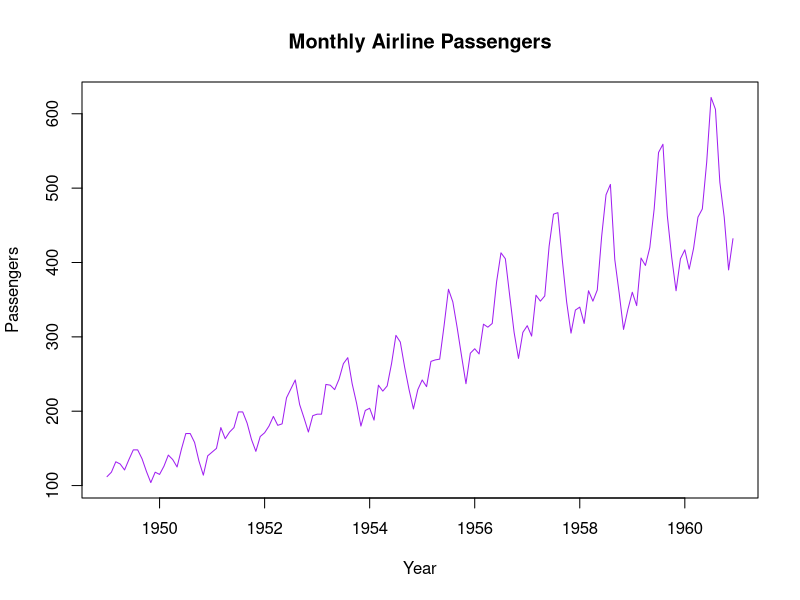
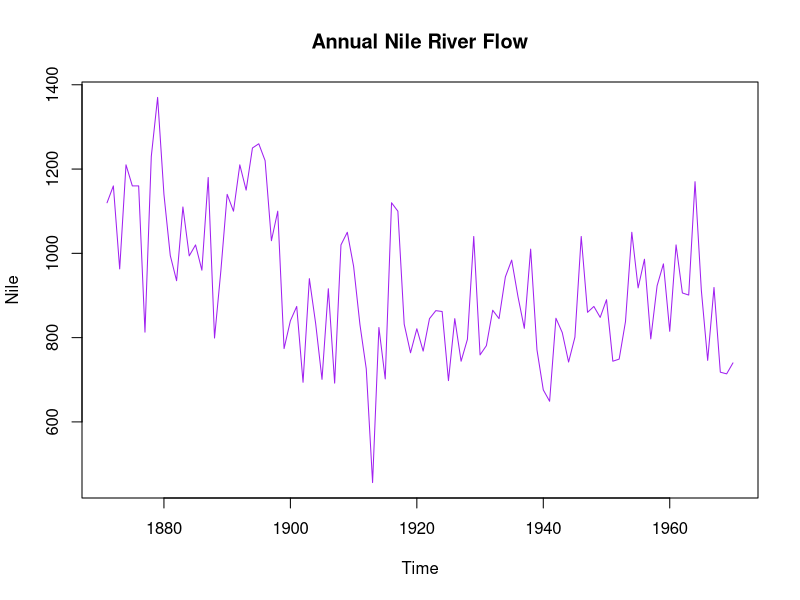
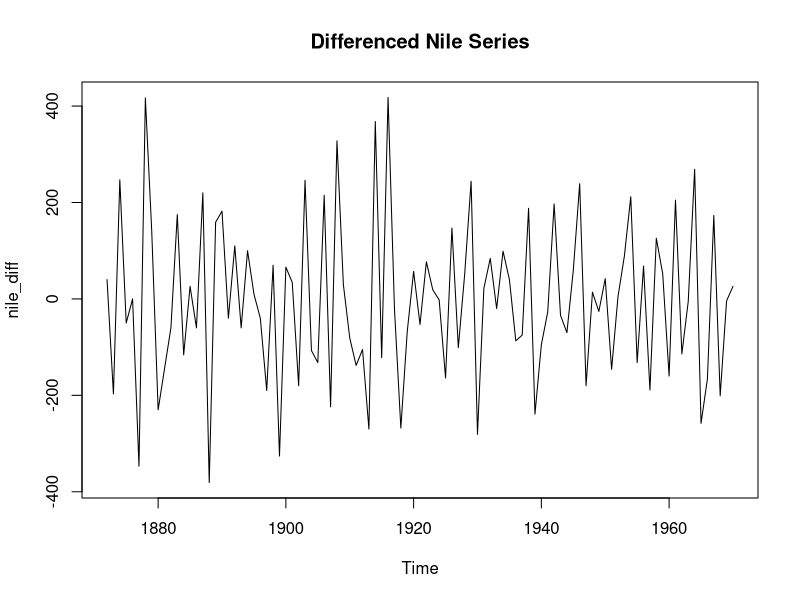
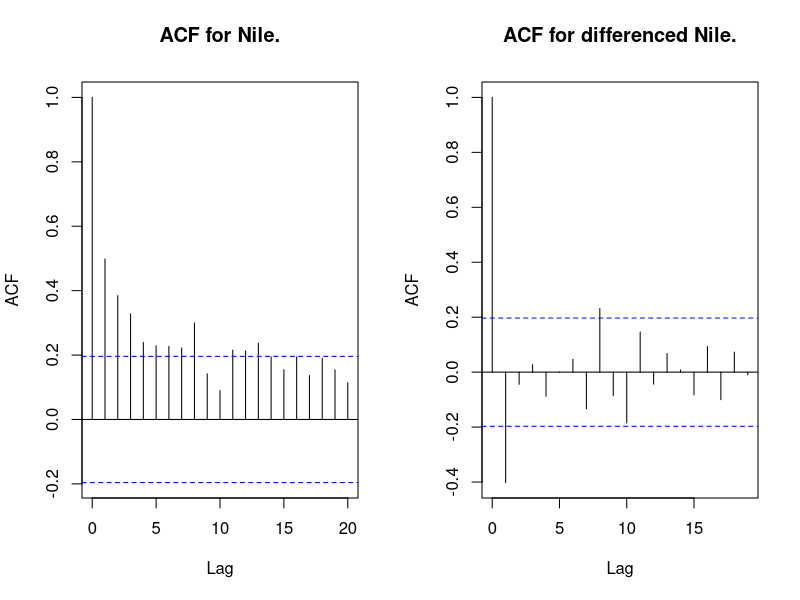
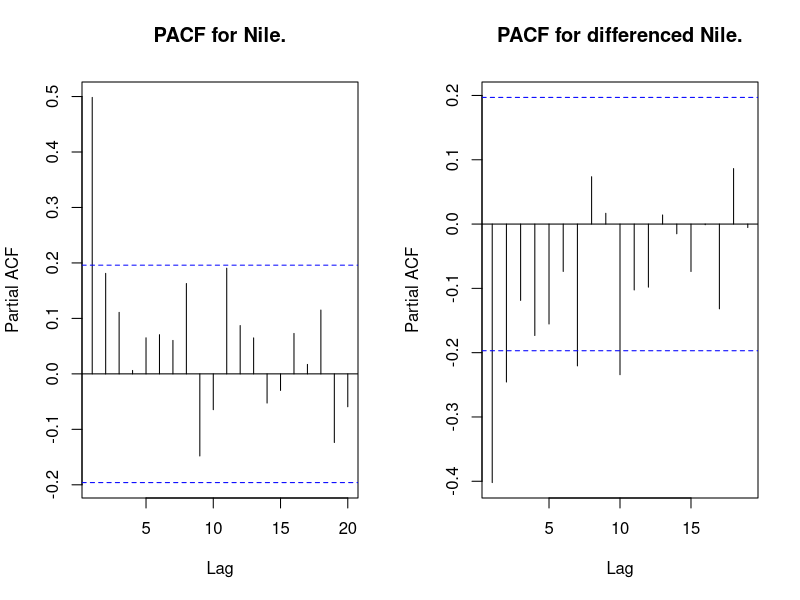
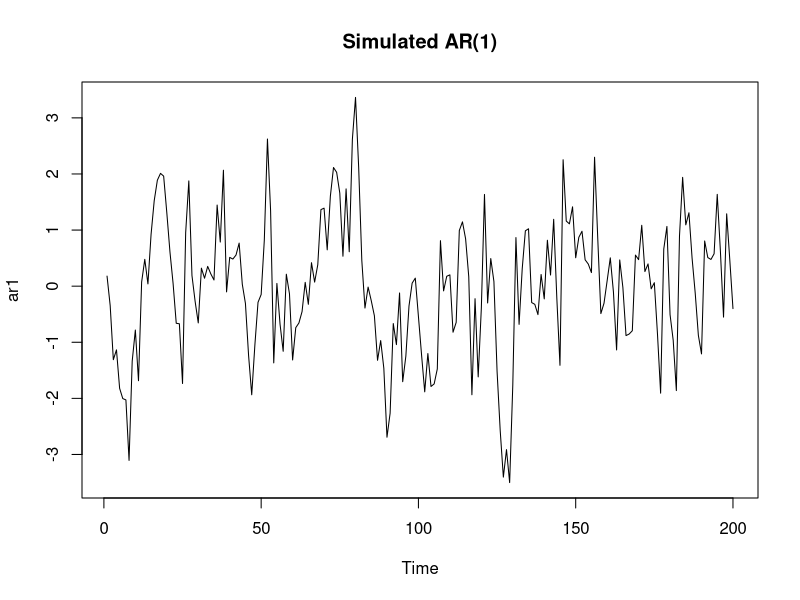
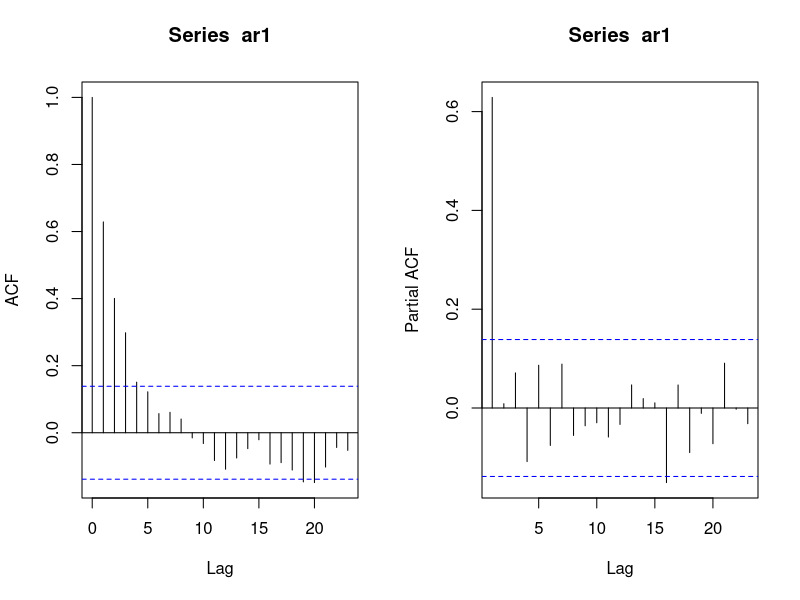
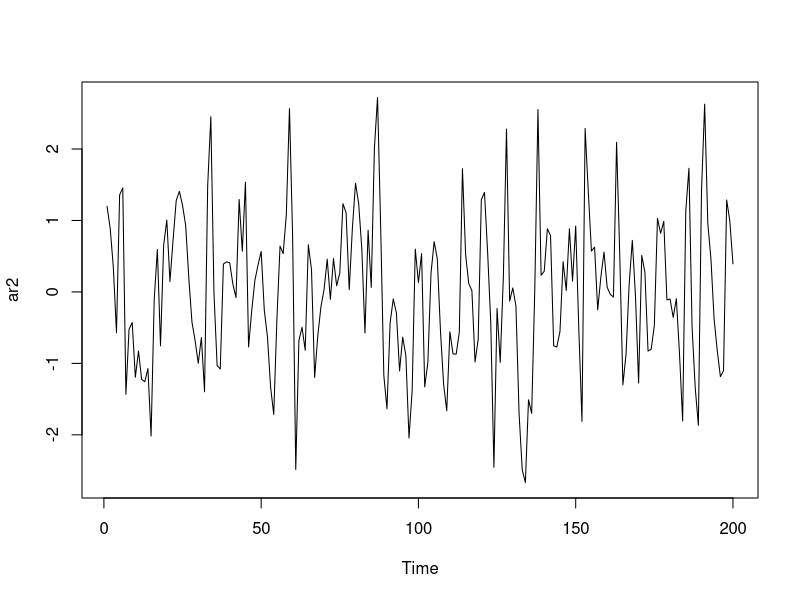

Write the R code that produced these figures, in order.
## ---- chunk 1
#| echo: false
#| warning: false
#| message: false


# load required libraries:
library(forecast)
library(tseries)
## ---- chunk 2
plot(AirPassengers,
     main = "Monthly Airline Passengers",
     ylab = "Passengers",
     xlab = "Year",
     col = "purple")
## ---- chunk 3
plot(Nile,
     main = "Annual Nile River Flow",
     col = "purple")
## ---- chunk 4
adf.test(Nile)
## ---- chunk 5
nile_diff <- diff(Nile)

plot(nile_diff,
     main = "Differenced Nile Series")

adf.test(nile_diff)
## ---- chunk 6
par(mfrow = c(1, 2))
acf1 <- acf(Nile, main = "ACF for Nile.")
acf2 <- acf(nile_diff, main = "ACF for differenced Nile.")
par(mfrow = c(1,1))
## ---- chunk 7
par(mfrow = c(1, 2))
pacf1 <- pacf(Nile, main = "PACF for Nile.")
pacf2 <- pacf(nile_diff, main = "PACF for differenced Nile.")
par(mfrow = c(1,1))
## ---- chunk 8
set.seed(123)

# Simulate a Time Series from an AR(1) model
# ar1 is a single realisation from an AR(1) process
ar1 <- arima.sim(
  model = list(ar = 0.7),
  n = 200
)

plot(ar1, main = "Simulated AR(1)")

#lag1 <- lag(ar1, k = 1)

# Plotting the lags for the ar 1 
#points(lag1, col = "red")
## ---- chunk 9
par(mfrow = c(1, 2))
acf(ar1)
pacf(ar1)
par(mfrow = c(1,1))
## ---- chunk 10
ar1_fit <- arima(ar1,
                 order = c(1, 0, 0))

ar1_fit
## ---- chunk 11
set.seed(123)

ar2 <- arima.sim(
  model = list(ar = c(0.6, -0.25)),
  n = 200
)

plot(ar2)
## ---- chunk 12
par(mfrow = c(1, 2))
acf(ar2)
pacf(ar2)
par(mfrow = c(1, 1))
## ---- chunk 13
ar2_fit <- arima(ar2,
                 order = c(2, 0, 0))

ar2_fit
## ---- chunk 14
set.seed(123)

ma1 <- arima.sim(
  model = list(ma = 0.7),
  n = 200
)

plot(ma1)
## ---- chunk 15
par(mfrow = c(1, 2))
acf(ma1)
pacf(ma1)
par(mfrow = c(1, 1))
## ---- chunk 16
ma1_fit <- arima(ma1,
                 order = c(0, 0, 1))

ma1_fit
## ---- chunk 17
set.seed(123)

arma11 <- arima.sim(
  model = list(
    ar = 0.6,
    ma = 0.4
  ),
  n = 200
)

plot(arma11)
## ---- chunk 18
par(mfrow = c(1, 2))
acf(arma11)
pacf(arma11)
par(mfrow = c(1, 1))
## ---- chunk 19
arma_fit <- arima(
  arma11,
  order = c(1, 0, 1)
)

arma_fit
## ---- chunk 20
nile_diff <- diff(Nile)

par(mfrow = c(1, 2))
acf(nile_diff)
pacf(nile_diff)
par(mfrow = c(1, 1))
## ---- chunk 21
auto.arima(Nile)
## ---- chunk 22
fit1 <- Arima(
  Nile,
  order = c(1, 1, 0)
)

fit1
## ---- chunk 23
fit1 <- Arima(
  Nile,
  order = c(1, 1, 0)
)
## ---- chunk 24
fc <- forecast(
  fit1,
  h = 10
)

plot(fc)
## ---- chunk 25
checkresiduals(fit1)
## ---- chunk 26
frequency(AirPassengers)
## ---- chunk 27

air_season_diff <- diff(
  AirPassengers,
  lag = 12
)
plot(air_season_diff)
## ---- chunk 28
fit_sarima <- Arima(
  AirPassengers,
  order = c(1, 1, 1),
  seasonal = c(1, 1, 1)
)
fit_sarima
## ---- chunk 29
par(mfrow = c(1 ,2))
acf(AirPassengers)
pacf(AirPassengers)
par(mfrow = c(1, 1))
## ---- chunk 30
air_log <- log(AirPassengers)
air_stat <- diff(
  diff(air_log),
  lag = 12
)
plot(air_stat)
## ---- chunk 31
par(mfrow = c(1 ,2))
acf(air_stat)
pacf(air_stat)
par(mfrow = c(1, 1))
## ---- chunk 32
auto_fit <- auto.arima(AirPassengers)
summary(auto_fit)
## ---- chunk 33
autoplot(
forecast(
  auto_fit,
  h = 24
)
)
## ---- chunk 34

model1 <- Arima(
  Nile,
  order = c(1, 1, 0)
)

model2 <- Arima(
  Nile,
  order = c(0, 1, 1)
)

model3 <- Arima(
  Nile,
  order = c(1, 1, 1)
)

print(AIC(model1,
    model2,
    model3))
## ---- chunk 35
checkresiduals(model1)
checkresiduals(model2)
checkresiduals(model3)
## ---- chunk 36
z <- coef(model3) / sqrt(diag(model3$var.coef))
p_values <- 2 * (1 - pnorm(abs(z)))

cbind(
  estimate = coef(model3),
  se = sqrt(diag(model3$var.coef)),
  z = z,
  p_value = p_values
)
## ---- chunk 37
autoplot(
  forecast(
    model3,
    h = 5
  )
)
